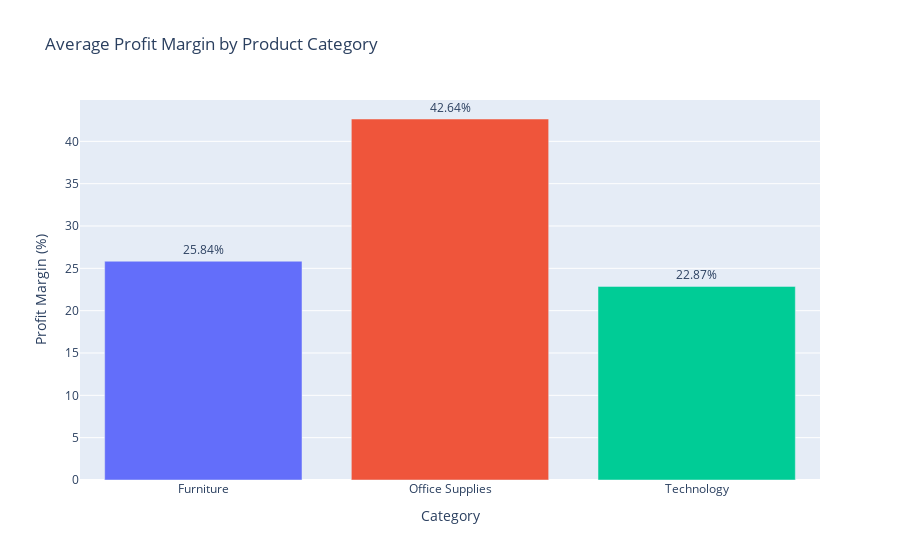

This figure's notebook cell:
### Code cell
fig = px.bar(avg_profit_margin,
             x='Category',
             y='Profit Margin',
             text='Profit Margin',
             title='Average Profit Margin by Product Category',
             labels={'Profit Margin': 'Profit Margin (%)'},
             color='Category')

fig.update_traces(texttemplate='%{text}%', textposition='outside')
fig.update_layout(yaxis_title='Profit Margin (%)',
                 uniformtext_minsize=8,
                 showlegend=False)
fig.show()

### Figure 1 — Plotly figure (JSON) as saved in the notebook; plotly's stock layout.template omitted (floating-point values rounded to 4 significant figures)
{"data": [{"alignmentgroup": "True", "hovertemplate": "Category=%{x}<br>Profit Margin (%)=%{text}<extra></extra>", "legendgroup": "Furniture", "marker": {"color": "#636efa", "pattern": {"shape": ""}}, "name": "Furniture", "offsetgroup": "Furniture", "orientation": "v", "showlegend": true, "text": [25.84], "textposition": "outside", "texttemplate": "%{text}%", "type": "bar", "x": ["Furniture"], "xaxis": "x", "y": [25.84], "yaxis": "y"}, {"alignmentgroup": "True", "hovertemplate": "Category=%{x}<br>Profit Margin (%)=%{text}<extra></extra>", "legendgroup": "Office Supplies", "marker": {"color": "#EF553B", "pattern": {"shape": ""}}, "name": "Office Supplies", "offsetgroup": "Office Supplies", "orientation": "v", "showlegend": true, "text": [42.64], "textposition": "outside", "texttemplate": "%{text}%", "type": "bar", "x": ["Office Supplies"], "xaxis": "x", "y": [42.64], "yaxis": "y"}, {"alignmentgroup": "True", "hovertemplate": "Category=%{x}<br>Profit Margin (%)=%{text}<extra></extra>", "legendgroup": "Technology", "marker": {"color": "#00cc96", "pattern": {"shape": ""}}, "name": "Technology", "offsetgroup": "Technology", "orientation": "v", "showlegend": true, "text": [22.87], "textposition": "outside", "texttemplate": "%{text}%", "type": "bar", "x": ["Technology"], "xaxis": "x", "y": [22.87], "yaxis": "y"}], "layout": {"barmode": "relative", "legend": {"title": {"text": "Category"}, "tracegroupgap": 0}, "showlegend": false, "title": {"text": "Average Profit Margin by Product Category"}, "uniformtext": {"minsize": 8}, "xaxis": {"anchor": "y", "categoryarray": ["Furniture", "Office Supplies", "Technology"], "categoryorder": "array", "domain": [0, 1], "title": {"text": "Category"}}, "yaxis": {"anchor": "x", "domain": [0, 1], "title": {"text": "Profit Margin (%)"}}}}
